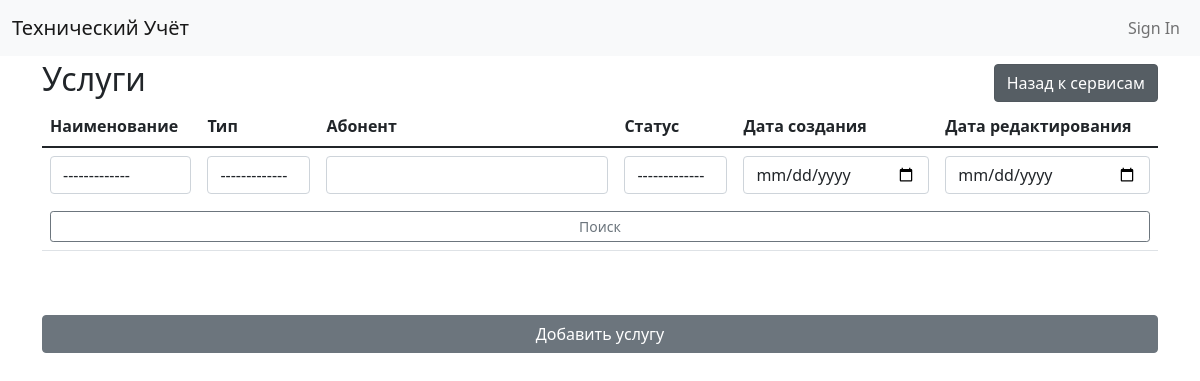
/services/, run on an earlier commit of the app's database.
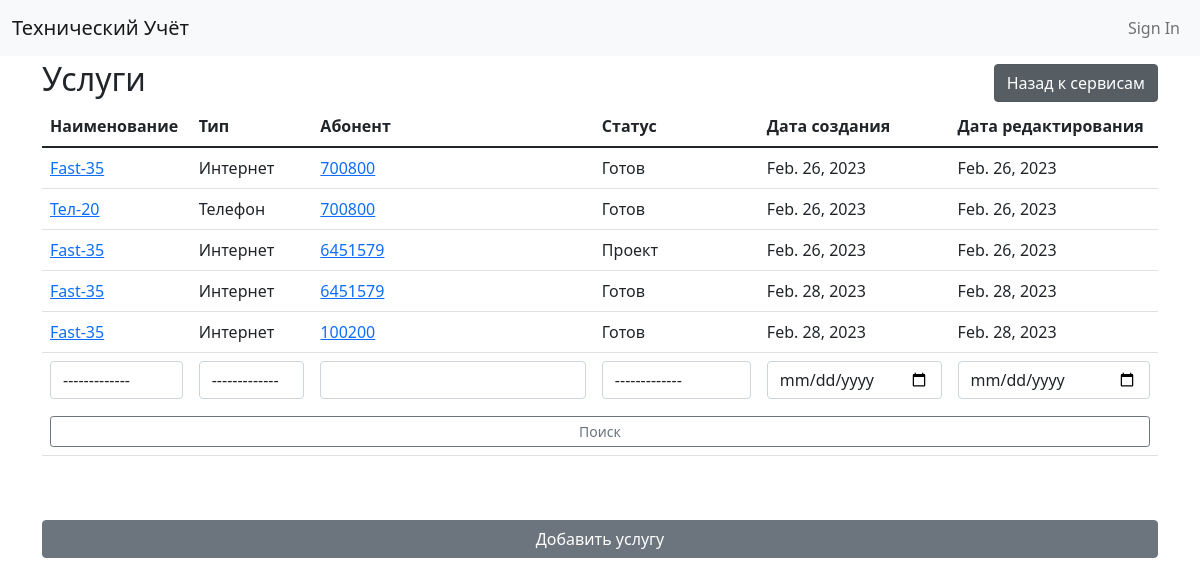
And on a later commit of the database.
### services/models.py (models this page shows, shortened)
class Service(models.Model):
    name = models.ForeignKey(ServiceName, on_delete=models.CASCADE, verbose_name="Наименование")
    type = models.ForeignKey(ServiceType, on_delete=models.CASCADE, verbose_name="Тип")
    created_date = models.DateField('Дата создания', auto_now_add=True)
    change_date = models.DateField('Дата изменения', auto_now=True)
    abonent = models.ForeignKey(
        'abonents.Abonent',
        on_delete=models.CASCADE,
        verbose_name='Абонент',
        null=True,
        blank=True
    )
    entity = models.ForeignKey(
        "entities.entity",
        on_delete=models.CASCADE,
        verbose_name="Сущность",
        null=True,
        blank=True
    )
    status = models.ForeignKey(
        'abonents.objectstatus',
        on_delete=models.CASCADE,
        verbose_name="Статус",
        null=True,
        blank=True
    )
    class Meta:
        verbose_name = "Сервис"
        verbose_name_plural = "Сервисы"
        ordering = ['id']
    def get_absolute_url(self):
        return reverse('service-detail', kwargs={'pk': self.pk})

class ServiceName(models.Model):
    name = models.CharField('Наименование', max_length=16, unique=True)
    type = models.ForeignKey(ServiceType, on_delete=models.CASCADE, verbose_name="Тип")
    class Meta:
        verbose_name = "Имя сервиса"
        verbose_name_plural = "Имена сервисов"
        ordering = ['id']
    def __str__(self):
        return self.name

class ServiceType(models.Model):
    name = models.CharField('Наименование', max_length=16, unique=True)
    class Meta:
        verbose_name = "Тип сервиса"
        verbose_name_plural = "Типы сервисов"
        ordering = ['id']
    def __str__(self):
        return self.name

### abonents/models.py (models this page shows)
class Abonent(models.Model):
    name = models.CharField('Имя', max_length=25, unique=True)
    type = models.ForeignKey(AbonentType, on_delete=models.CASCADE, verbose_name="Тип")
    created_date = models.DateField('Дата создания', auto_now_add=True)
    change_date = models.DateField('Дата изменения', auto_now=True)
    enable_date = models.DateField('Дата подключения', blank=True, null=True)
    disable_date = models.DateField('Дата отключения', blank=True, null=True)
    phone = models.CharField('Номер телефона', max_length=30, unique=True, null=True, blank=True)
    contract = models.CharField('Номер договора', max_length=50, unique=True, null=True, blank=True)
    object_status = models.ForeignKey(
        ObjectStatus,
        on_delete=models.CASCADE,
        verbose_name='Статус',
        blank=True,
        null=True
    )
    building = models.ForeignKey(
        'buildings.building',
        on_delete=models.CASCADE,
        verbose_name="Здание",
        null=True,
        blank=True
    )
    class Meta:
        verbose_name = "Абонент"
        verbose_name_plural = "Абоненты"
        ordering = ['id']
    def __str__(self):
        return self.name
    def get_absolute_url(self):
        return reverse('abonent-detail', kwargs={'pk': self.pk})

class ObjectStatus(models.Model):
    name = models.CharField('Наименование', max_length=50, unique=True)
    class Meta:
        verbose_name = "Статус объекта"
        verbose_name_plural = "Статусы объектов"
        ordering = ['id']
    def __str__(self):
        return self.name

### services/views.py (the view, shortened to what this page needs)
# urls.py: path("", ListAndCreateServiceView.as_view(), name='service-list'),
class ListAndCreateServiceView(CreateView):
    model = Service
    template_name = "services/list.html"
    fields = create_and_update_fileds
    def get_context_data(self, **kwargs):
        context = super().get_context_data(**kwargs)
        qs = self.model.objects.all()
        filtered = False
        if self.request.GET.get('object_status'):
            object_status = self.request.GET.get('object_status')
            if object_status.isdigit():
                qs = qs.filter(status__id=int(object_status))
                filtered = True
                context['select_object_status'] = int(object_status)
        if self.request.GET.get('service_name'):
            service_name = self.request.GET.get('service_name')
            if service_name.isdigit():
                qs = qs.filter(name__id=int(service_name))
                filtered = True
                context['select_service_name'] = int(service_name)
        if self.request.GET.get('type'):
            _type = self.request.GET.get('type')
            if _type.isdigit():
                qs = qs.filter(type__id=int(_type))
                filtered = True
                context['select_type'] = int(_type)
        if self.request.GET.get('contract'):
            contract = self.request.GET.get('contract')
            qs = qs.filter(abonent__contract__icontains=contract)
            filtered = True
            context['contract'] = contract
        page = 1
        if self.request.GET.get('page'):
            page = self.request.GET.get('page')
            if page.isdigit():
                page = int(page)
        paginator = Paginator(qs, 20)
        context['services_pages'] = paginator.num_pages
        context["services"] = paginator.get_page(page)
        context["filtered"] = filtered
        context['service_names'] = ServiceName.objects.select_related('type').all()
        context['service_types'] = ServiceType.objects.all()
        context["abonent_names"] = Abonent.objects.all()
        context["object_statuses"] = ObjectStatus.objects.all()
        return context

### techuchet/users/context_processors.py (called while the page is built)
def allauth_settings(request):
    return {
        "ACCOUNT_ALLOW_REGISTRATION": settings.ACCOUNT_ALLOW_REGISTRATION,
    }

### services/templates/services/list.html (shortened to what this page needs)
{% extends "base.html" %}
{% load crispy_forms_tags %}
{% block content %}
    <div class="d-flex justify-content-between align-items-center">
      <h2>Услуги</h2>
      <a href="{% url 'services-page' %}"><button class="btn btn-secondary active" role="button" aria-pressed="true">Назад к сервисам</button></a>
    </div>
    <table class="table">
        <thead>
          <tr>
            <th scope="col">Наименование</th>
            <th scope="col">Тип</th>
            <th scope="col">Абонент</th>
            <th scope="col">Статус</th>
            <th scope="col">Дата создания</th>
            <th scope="col">Дата редактирования</th>
          </tr>
        </thead>
        <tbody>
            {% for service in services %}
                <tr>
                  <td><a href="{{ service.get_absolute_url }}">{{ service.name }}</a></td>
                  <td>{{ service.type }}</td>
                  <td><a href="{{ service.abonent.get_absolute_url }}">{{ service.abonent.contract }}</a></td>
                  <td>{{ service.status }}</td>
                  <td>{{ service.created_date }}</td>
                  <td>{{ service.change_date }}</td>
                </tr>
            {% endfor %}
            <form action=".">
              <tr class="form-table-search-tr">
                <td>
                  <select name="service_name" class="form-control form-table-search-input">
                    <option value="">-------------</option>
                  </select>
                </td>
                <td>
                  <select name="type" class="form-control form-table-search-input">
                    <option value="">-------------</option>
                  </select>
                </td>
                <td>
                <input name="contract" {% if contract %}value="{{contract}}"{% endif %} class="form-control form-table-search-input"></input>
                </td>
                <td>
                  <select name="object_status" class="form-control form-table-search-input">
                    <option value="">-------------</option>
                  </select>
                </td>
                <td><input type="date" {% if created_date %}value="{{created_date}}"{% endif %} name="created_date" class="form-control form-table-search-input"></input></td>
                <td><input type="date" {% if change_date %}value="{{change_date}}"{% endif %} name="change_date" class="form-control form-table-search-input"></input></td>
              </tr>
              <tr {% if filtered %}class="form-table-search-tr"{% endif %}>
                <td colspan="6"><button class="w-100 btn btn-outline-secondary btn-sm" type="submit">Поиск</button></td>
              </tr>
            </form>
        </tbody>
      </table>
      <button type="button" class="w-100 btn btn-secondary mt-5" id="modal-btn" data-bs-toggle="modal" data-bs-target="#exampleModal">
        Добавить услугу
      </button>
{% endblock %}

What changed in the data, as far as the page shows it:
added Service: name "Fast-35", type "Интернет", abonent.contract "700800", status "Готов", created_date "Feb. 26, 2023", change_date "Feb. 26, 2023"
added Service: name "Тел-20", type "Телефон", abonent.contract "700800", status "Готов", created_date "Feb. 26, 2023", change_date "Feb. 26, 2023"
added Service: name "Fast-35", type "Интернет", abonent.contract "6451579", status "Проект", created_date "Feb. 26, 2023", change_date "Feb. 26, 2023"
added Service: name "Fast-35", type "Интернет", abonent.contract "6451579", status "Готов", created_date "Feb. 28, 2023", change_date "Feb. 28, 2023"
added Service: name "Fast-35", type "Интернет", abonent.contract "100200", status "Готов", created_date "Feb. 28, 2023", change_date "Feb. 28, 2023"
